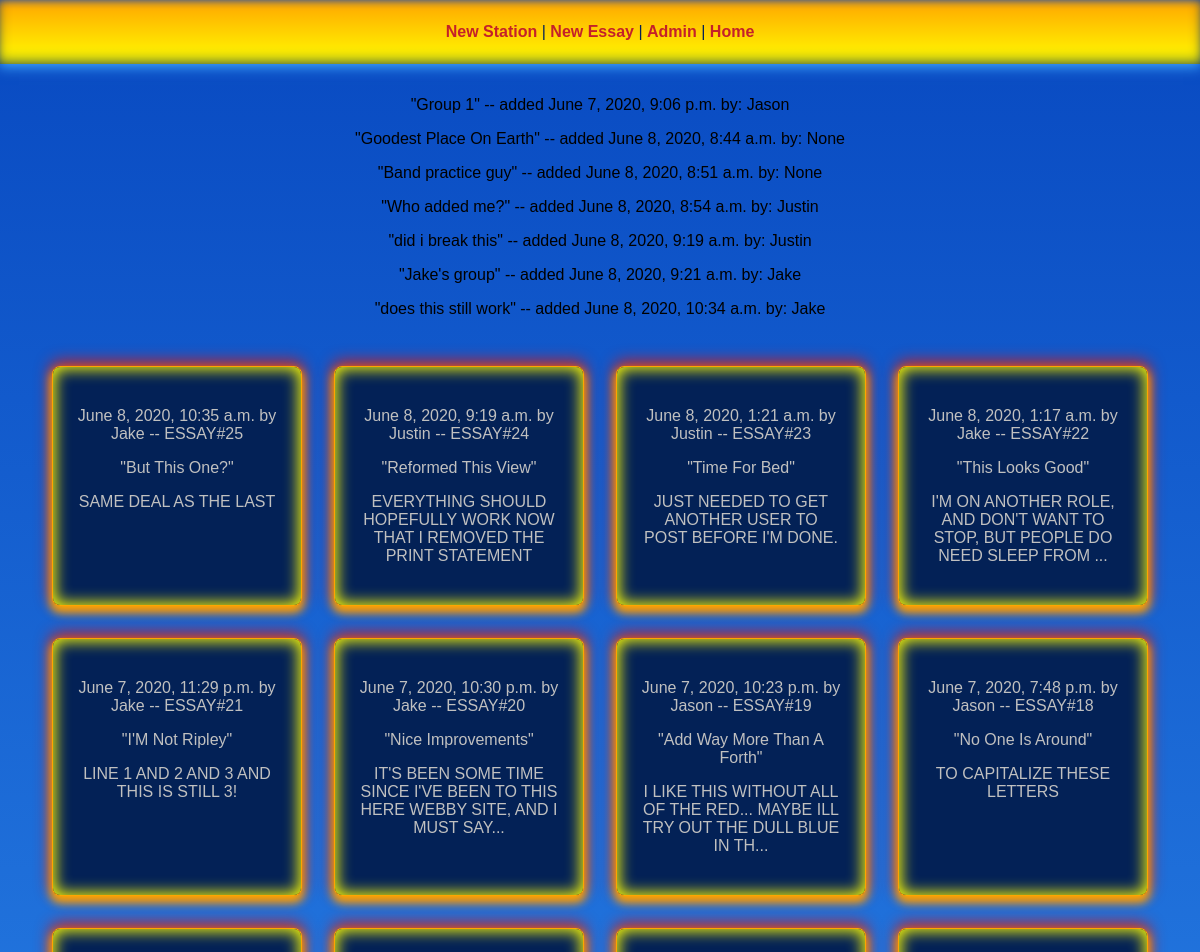
Before: / (upper part) with the older database file.
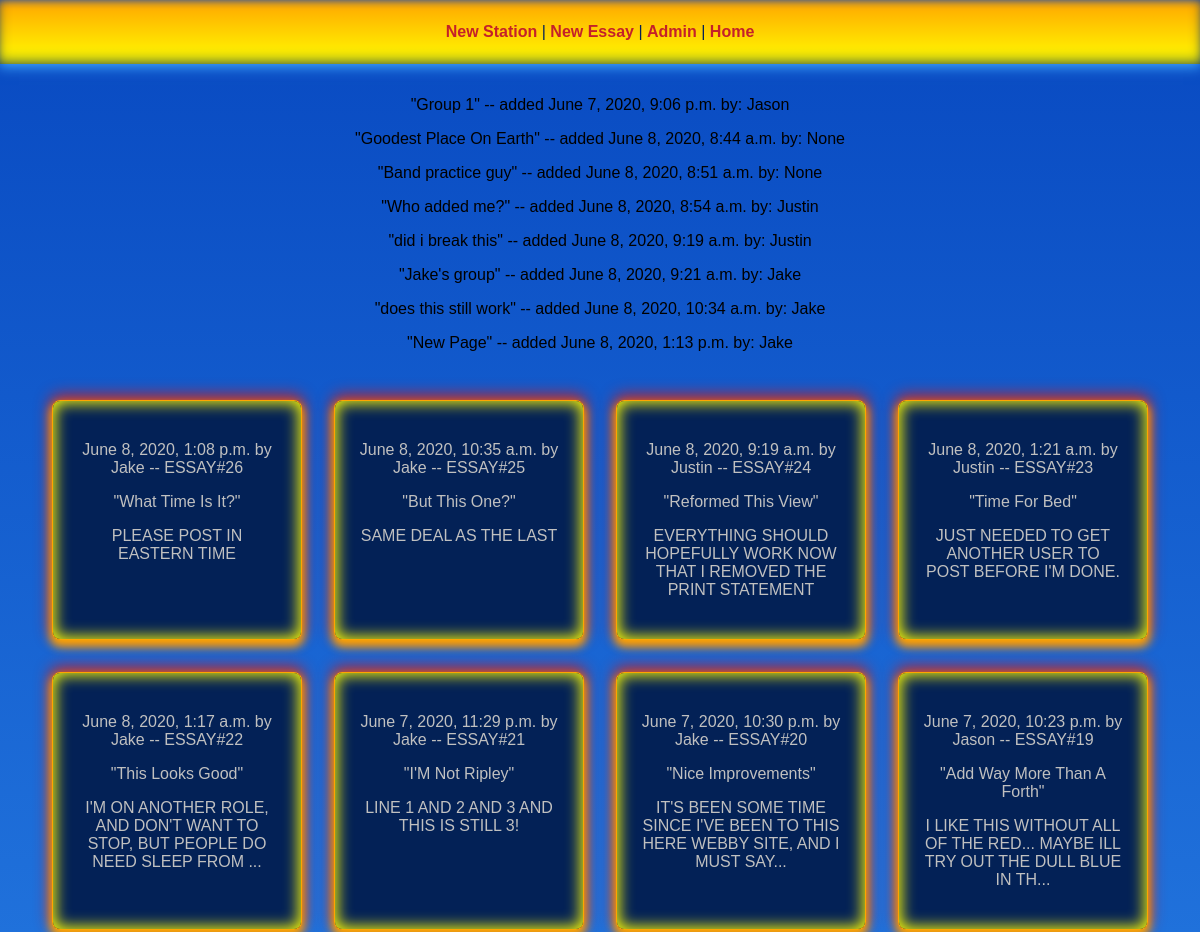
After: the same page with the newer database file.
### station/models.py (models this page shows)
class Station(models.Model):
    founder = models.ForeignKey(_U, related_name='stationfounder', null=True, on_delete=models.SET_NULL)
    founded_date = models.DateTimeField(auto_now_add=True)
    name = models.TextField(blank=True, null=True)
    category = models.TextField(blank=True, null=True)
    bio = models.TextField(blank=True, null=True)
    members = models.ForeignKey(_U, related_name='stationmembers', null=True, blank=True, on_delete=models.SET_NULL)
    contribs = models.ManyToManyField(_U, related_name='stationcontribs', blank=True, through=StationContribsList)
    essays = models.ManyToManyField(Essay, related_name='stationessays', blank=True, through=StationEssaysList)

### essays/models.py (models this page shows, shortened)
class Essay(models.Model):
    parent = models.ForeignKey('self', null=True, on_delete=models.SET_NULL)
    user = models.ForeignKey(_U, on_delete=models.CASCADE)
    timestamp = models.DateTimeField(auto_now_add=True)
    title = models.TextField(blank=True, null=True)
    content = models.TextField(blank=True, null=True)
    up = models.ManyToManyField(_U, related_name='upuser', blank=True, through=EssayVoteUp)
    down = models.ManyToManyField(_U, related_name='downuser', blank=True, through=EssayVoteDown)
    class Meta:
        ordering = ['-id']
    def concat_content(self):
        cc = str(self.content)[0:ADMIN_MAX_CONTENT_STRING_LENGTH]
        if len(cc) == ADMIN_MAX_CONTENT_STRING_LENGTH:
            cc += '...'
        return cc

### essays/views.py (the view)
# urls.py: 2. Add a URL to urlpatterns:  path('', views.home, name='home')
def home(request, *args, **kwargs):
    search_essay = Essay.objects.all()
    search_station = Station.objects.all()
    DATA = {
        'essay':search_essay,
        'station':search_station
    }
    return render(request, 'home.html', context=DATA)

### templates/home.html (shortened to what this page needs)
{% extends 'view.html' %}
{% block content %}
  {% if station %}
    <div>
      {% for s in station %}
        <p>"{{s.name}}" -- added {{s.founded_date}} by: {{s.founder}}</p>
      {% endfor %}
    </div>
  {% endif %}
  {% if essay %}
    <div class="dFlex flexWrap" style="margin-top:1em;width:100%;justify-content:center;">
      {% for e in essay %}
        <div class="border" onclick="location.href='/essay/{{e.id}}';">
          <p>{{e.timestamp}} by {{e.user}}  -- ESSAY#{{e.id}}</p>
          <p>"{{e.title|title}}"</p>
          <p>{{e.concat_content|upper}}</p>
        </div>
      {% endfor %}
    </div>
  {% endif %}
{% endblock content %}

### templates/view.html (shortened to what this page needs)
<!DOCTYPE html>
<html lang="en">
<head>
  <link rel="stylesheet" href="/static/view.css">
</head>
<body style="text-align:center;">
  {% include 'jsys/navigation.html' %}
  {% block content %}{% endblock content %}
</body>
</html>

### templates/jsys/navigation.html
<div class="nav-wrap">
  <div>
    <a href="/station/create">New Station</a> |
    <a href="/essay/create">New Essay</a> |
    <a href="/admin">Admin</a> |
    <a href="/">Home</a>
  </div>
</div>

### static/view.css (style rules this page uses)
body { background: var(--dull-to-light-blue); }
.border { width:200px; border:1px solid orange; padding:1.5em; margin:1em; color: silver; background:var(--dark-blue); border-radius:.5em; box-shadow:0px 5px 10px 2px orange,0px -3px 15px 2px var(--dull-red), 0px 0px 15px 2px inset yellow; }

### static/jsys/general_style.css (style rules this page uses)
:root { --dark-blue: #032156; --dark-red: #640024; --dull-blue: #0849c1; --dull-red: #c42129; --light-blue: #41a9ff; --dull-to-dark-blue: linear-gradient(var(--dull-blue), var(--dark-blue)); --dull-to-light-blue: linear-gradient(var(--dull-blue), var(--light-blue)); --orange-to-yellow: linear-gradient(orange, yellow); }
body { margin: 0; padding: 0; font-family: sans-serif; display: grid; }
.dFlex { display:flex; }
.flexWrap { flex-wrap:wrap; }

### static/jsys/navigation.css (style rules this page uses)
.nav-wrap { background: var(--orange-to-yellow); box-shadow: 0px 2px 12px 1px var(--light-blue), 0px 5px 10px -5px inset var(--dull-blue), 0px -5px 15px -5px inset var(--dark-blue); width: 100%; height: 4em; position: sticky; top: 0; margin-bottom: 1em; display: flex; justify-content: center; align-items: center; color: var(--dark-blue); }
.nav-wrap a { color: var(--dull-red); text-decoration: none; font-weight: 700; }

Changed rows visible on the page:
no longer on this page (row unchanged): Essay: timestamp "June 7, 2020, 7:48 p.m.", user "Jason", id "18", title "No One Is Around", concat_content "TO CAPITALIZE THESE LETTERS"
added Station: name "New Page", founded_date "June 8, 2020, 1:13 p.m.", founder "Jake"
added Essay: timestamp "June 8, 2020, 1:08 p.m.", user "Jake", id "26", title "What Time Is It?", concat_content "PLEASE POST IN EASTERN TIME"
